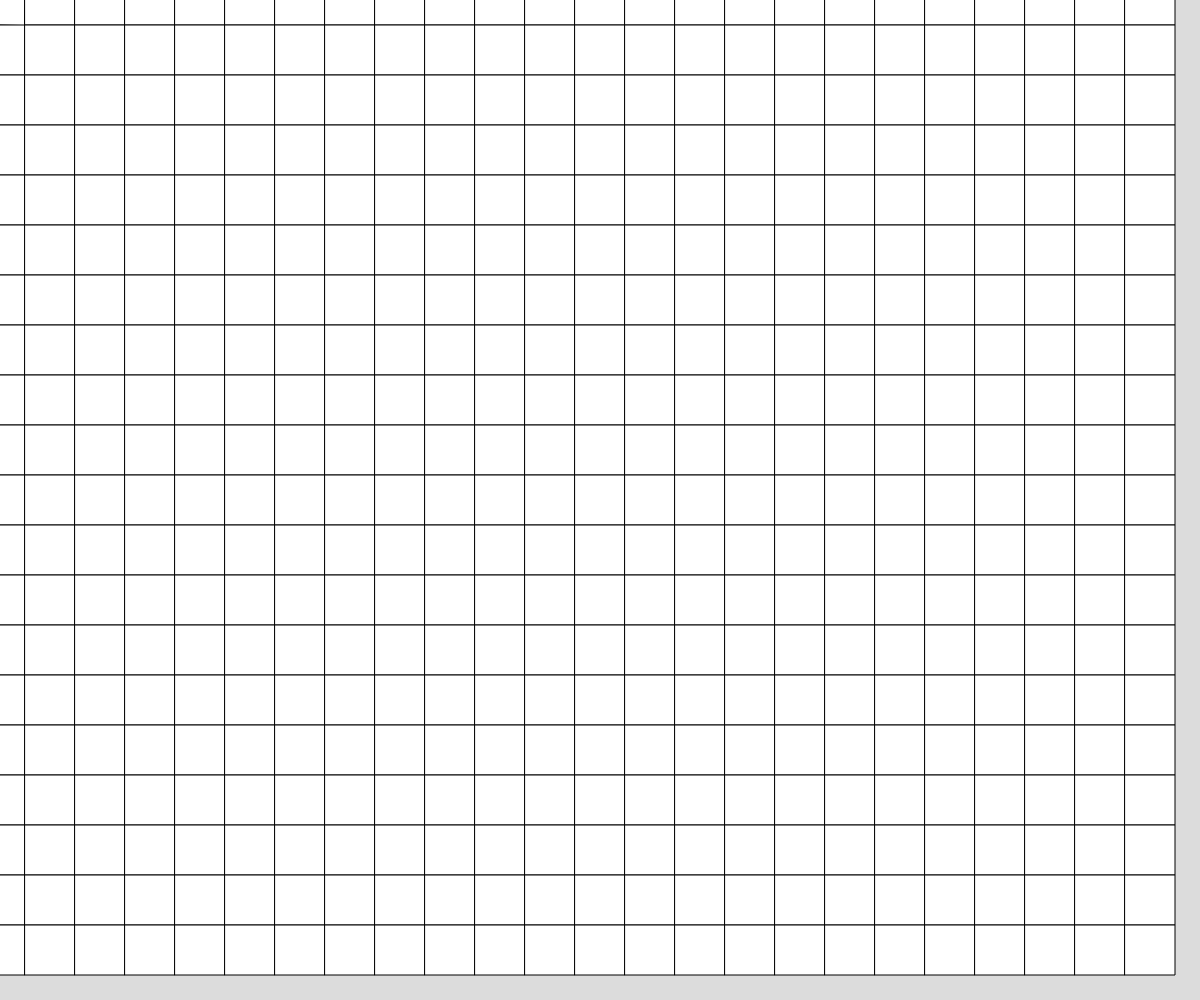
Frame 1 (no input)
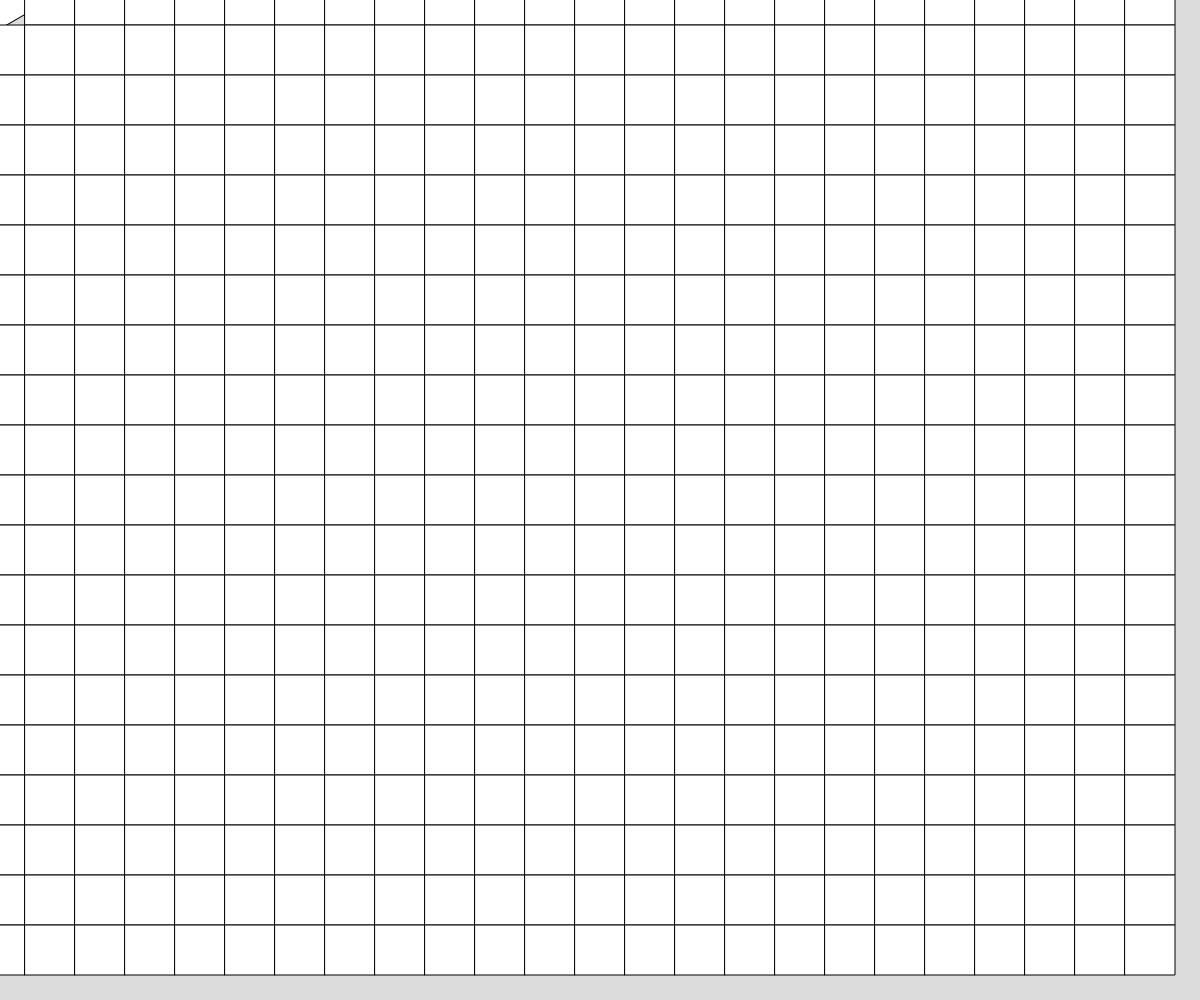
Frame 60 (no input)
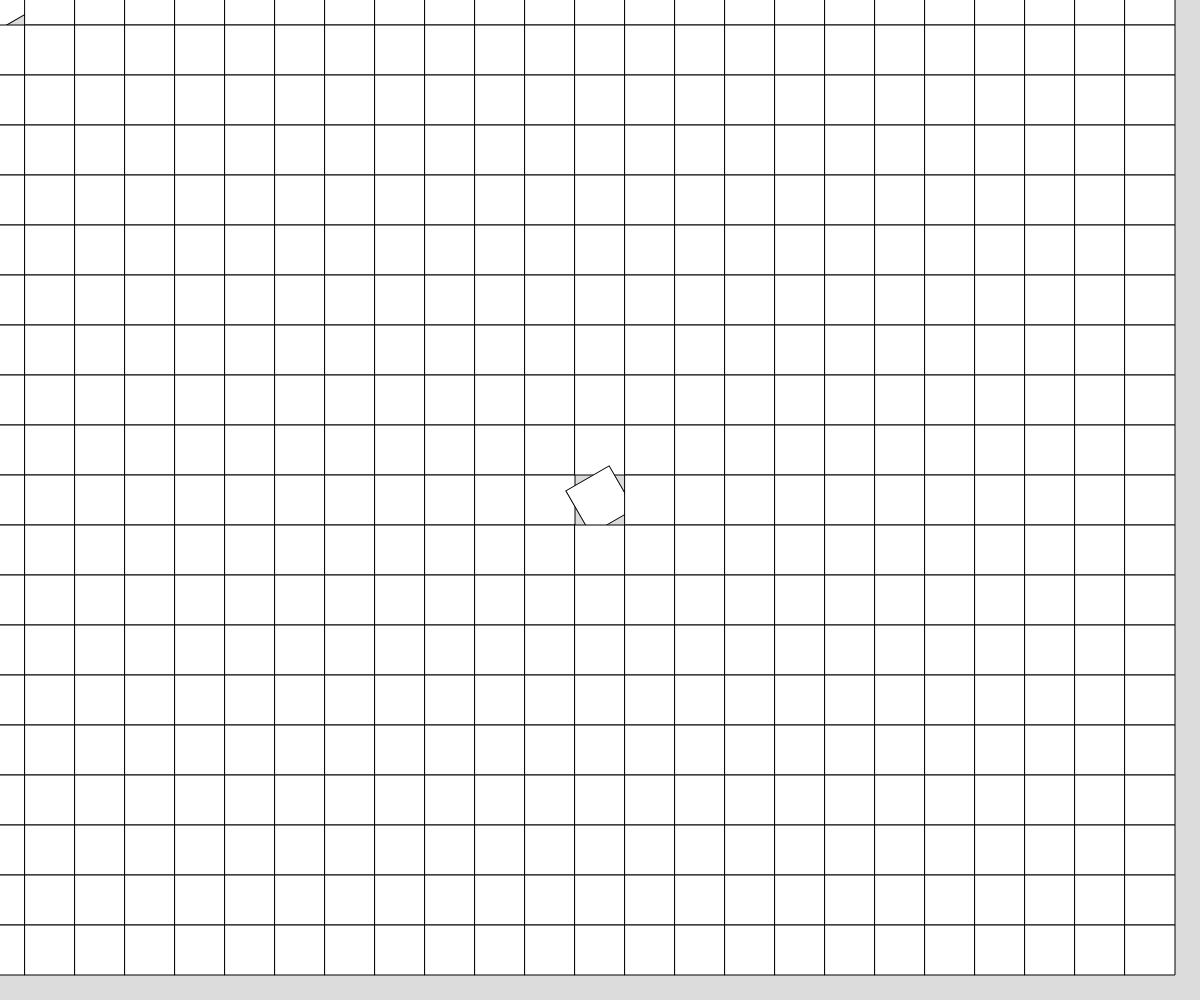
Frame 120 (the mouse pressed at the canvas centre since frame 60)

The p5.js sketch that drew these frames (run headless with seeded random() and noise() and a simulated clock; from frame 60 on, the mouse is pressed at the canvas centre):

// p5.js sketch
// ── sketch.js
let blocks = [];
let rows;
let cols;
let size = 50;
let offset = 20;
let distMouse = 20;
let b;

function setup() {
  createCanvas(window.innerWidth, window.innerHeight);
  rectMode(CENTER);
  angleMode(DEGREES);
  cols = width / size;
  rows = height / size;

  //   b = new Block(width / 2, height / 2);
  for (let i = 0; i < cols; i++) {
    blocks[i] = [];
    for (let j = 0; j < rows; j++) {
      blocks[i][j] = new Block(i * size, j * size);
    }
  }
}

function draw() {
  background(220);
  //   b.move();
  //   b.display();
  for (let i = 0; i < cols; i++) {
    for (let j = 0; j < rows; j++) {
      blocks[i][j].move();
      blocks[i][j].display();
    }
  }
}

// ── block.js
class Block {
  constructor(x, y) {
    this.x = x;
    this.y = y;
    this.angle = 0;
  }

  display() {
    push();
    translate(this.x, this.y);
    rotate(this.angle);
    rect(0, 0, size, size);
    pop();
  }

  move() {
    let distance = dist(mouseX, mouseY, this.x, this.y);
    if (distance < distMouse) {
      this.angle += 1;
    }
  }
}
